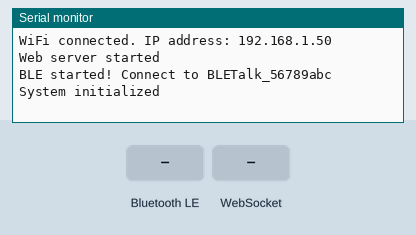
A program run on a simulated ESP32. Parts: the last lines printed to the serial monitor. The test bench sets the inputs (shaded band). WiFi joins after 1.5 s; servers stay silent unless stated; nothing arrives over Bluetooth unless stated; a phone connects over Bluetooth LE 3 s after start.

Above: at 2.7 s.
2.8 s: Bluetooth LE write "1" received
At 3.5 s:
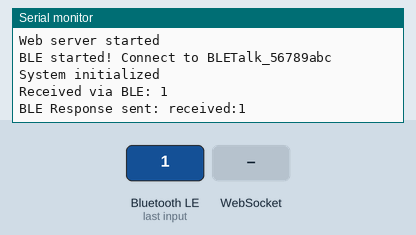
4.3 s: WebSocket text "1" received
At 4.46 s:
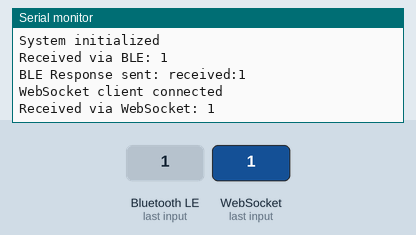
5.8 s: WebSocket text "0" received
At 7.0 s:
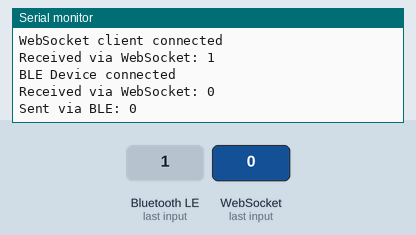

Measured:
- after the input at 2.8 s, the serial monitor: prints a new line at once (image 1)
- after the input at 4.3 s, the serial monitor: prints a new line at once (image 2)
- after the input at 5.8 s, the serial monitor: prints a new line at once (image 3)

The program:

main.cpp
```cpp
#include <Arduino.h>
#include "ble_handler.h"
#include "wifi_handler.h"

void setup()
{
  Serial.begin(115200);
  setupWiFi(); // Initialize WiFi and WebSocket server
  setupBLE();  // Initialize BLE server
  Serial.println("System initialized");
}

void loop()
{
  cleanupWebSocketClients(); // Clean up WebSocket clients
  delay(10);
}
```

ble_handler.h
```cpp
#ifndef BLE_HANDLER_H
#define BLE_HANDLER_H

#include <Arduino.h>
#include <BLEDevice.h>
#include <BLEServer.h>
#include <BLEUtils.h>
#include <BLE2902.h>

extern BLECharacteristic *pCharacteristic;
extern bool deviceConnected;

void setupBLE();
void sendBLEMessage(const String &message);

#endif
```

index_html.h
```cpp
#ifndef INDEX_HTML_H
#define INDEX_HTML_H

const char *index_html = R"rawliteral(
<!DOCTYPE html>
<html lang="en">
<head>
  <meta charset="UTF-8">
  <meta name="viewport" content="width=device-width, initial-scale=1.0">
  <title>ESP32 Chat</title>
  <style>
    :root {
      --primary-color: #007AFF;
      --background-color: #F2F2F7;
      --card-background: #FFFFFF;
      --text-color: #1C2526;
      --secondary-text: #6C757D;
    }

    * {
      margin: 0;
      padding: 0;
      box-sizing: border-box;
    }

    body {
      font-family: -apple-system, BlinkMacSystemFont, 'Segoe UI', Roboto, sans-serif;
      background-color: var(--background-color);
      color: var(--text-color);
      padding: 20px;
      display: flex;
      justify-content: center;
      align-items: center;
      min-height: 100vh;
    }

    .container {
      max-width: 600px;
      width: 100%;
      display: flex;
      flex-direction: column;
      gap: 20px;
    }

    h1 {
      font-size: 24px;
      font-weight: 600;
      text-align: center;
      color: var(--text-color);
    }

    #chatBox {
      background-color: var(--card-background);
      border-radius: 12px;
      box-shadow: 0 4px 12px rgba(0, 0, 0, 0.1);
      height: 400px;
      overflow-y: auto;
      padding: 15px;
      display: flex;
      flex-direction: column;
      gap: 10px;
    }

    .message {
      padding: 10px 15px;
      border-radius: 12px;
      max-width: 80%;
      line-height: 1.4;
      animation: slideIn 0.3s ease-out;
    }

    .message.web {
      background-color: var(--primary-color);
      color: white;
      align-self: flex-end;
      margin-left: auto;
    }

    .message.ble {
      background-color: #E5E5EA;
      color: var(--text-color);
      align-self: flex-start;
    }

    .input-container {
      display: flex;
      gap: 10px;
      background-color: var(--card-background);
      padding: 10px;
      border-radius: 12px;
      box-shadow: 0 2px 8px rgba(0, 0, 0, 0.1);
    }

    #messageInput {
      flex: 1;
      padding: 10px;
      border: none;
      border-radius: 8px;
      background-color: #F2F2F7;
      font-size: 16px;
      outline: none;
    }

    button {
      padding: 10px 20px;
      background-color: var(--primary-color);
      color: white;
      border: none;
      border-radius: 8px;
      font-size: 16px;
      font-weight: 500;
      cursor: pointer;
      transition: background-color 0.2s;
    }

    button:hover {
      background-color: #005BBB;
    }

    @keyframes slideIn {
      from {
        opacity: 0;
        transform: translateY(10px);
      }
      to {
        opacity: 1;
        transform: translateY(0);
      }
    }

    @media (max-width: 480px) {
      body {
        padding: 10px;
      }

      h1 {
        font-size: 20px;
      }

      #chatBox {
        height: 300px;
      }

      .input-container {
        flex-direction: column;
      }

      button {
        width: 100%;
      }
    }
  </style>
</head>
<body>
  <div class="container">
    <h1>ESP32 BLE & Web Chat</h1>
    <div id="chatBox"></div>
    <div class="input-container">
      <input type="text" id="messageInput" placeholder="Type a message...">
      <button onclick="sendMessage()">Send</button>
    </div>
  </div>
  <script>
    const ws = new WebSocket('ws://' + window.location.hostname + '/ws');
    const chatBox = document.getElementById('chatBox');
    const messageInput = document.getElementById('messageInput');

    ws.onmessage = function(event) {
      const message = document.createElement('div');
      message.textContent = event.data;
      message.className = 'message ' + (event.data.startsWith('Web: ') ? 'web' : 'ble');
      chatBox.appendChild(message);
      chatBox.scrollTop = chatBox.scrollHeight;
    };

    function sendMessage() {
      const message = messageInput.value.trim();
      if (message) {
        ws.send(message);
        messageInput.value = '';
      }
    }

    messageInput.addEventListener('keypress', function(e) {
      if (e.key === 'Enter') {
        sendMessage();
      }
    });
  </script>
</body>
</html>
)rawliteral";

#endif
```

wifi_handler.h
```cpp
#ifndef WIFI_HANDLER_H
#define WIFI_HANDLER_H

#include <Arduino.h>
#include <WiFiManager.h>
#include <AsyncTCP.h>
#include <ESPAsyncWebServer.h>

void setupWiFi();
void sendWebSocketMessage(const String &message);
void cleanupWebSocketClients();

#endif
```

ble_handler.cpp
```cpp
#include "ble_handler.h"
#include "wifi_handler.h"

#define SERVICE_UUID "4fafc201-1fb5-459e-8fcc-c5c9c331914b"
#define CHARACTERISTIC_UUID "beb5483e-36e1-4688-b7f5-ea07361b26a8"

String deviceName = "BLETalk";
BLEServer *pServer = NULL;
BLECharacteristic *pCharacteristic = NULL;
bool deviceConnected = false;

class MyServerCallbacks : public BLEServerCallbacks
{
    void onConnect(BLEServer *pServer)
    {
        deviceConnected = true;
        Serial.println("BLE Device connected");
    }

    void onDisconnect(BLEServer *pServer)
    {
        deviceConnected = false;
        Serial.println("BLE Device disconnected");
        BLEDevice::startAdvertising();
    }
};

class MyCharacteristicCallbacks : public BLECharacteristicCallbacks
{
    void onWrite(BLECharacteristic *pCharacteristic)
    {
        std::string value = pCharacteristic->getValue();
        if (value.length() > 0)
        {
            String message = String(value.c_str());
            Serial.println("Received via BLE: " + message);
            sendWebSocketMessage("BLE: " + message); // Forward to WebSocket
            String response = "received:" + message;
            pCharacteristic->setValue(response.c_str());
            pCharacteristic->notify();
            Serial.println("BLE Response sent: " + response);
        }
    }
};

void setupBLE()
{
    uint64_t chipMac = ESP.getEfuseMac();
    uint32_t chipId = (uint32_t)(chipMac & 0xFFFFFFFF);
    deviceName = deviceName + String("_") + String(chipId, HEX);
    BLEDevice::init(deviceName.c_str());
    pServer = BLEDevice::createServer();
    pServer->setCallbacks(new MyServerCallbacks());
    BLEService *pService = pServer->createService(SERVICE_UUID);
    pCharacteristic = pService->createCharacteristic(
        CHARACTERISTIC_UUID,
        BLECharacteristic::PROPERTY_READ |
            BLECharacteristic::PROPERTY_WRITE |
            BLECharacteristic::PROPERTY_NOTIFY);
    pCharacteristic->setCallbacks(new MyCharacteristicCallbacks());
    pCharacteristic->addDescriptor(new BLE2902());
    pService->start();
    BLEAdvertising *pAdvertising = BLEDevice::getAdvertising();
    pAdvertising->addServiceUUID(SERVICE_UUID);
    pAdvertising->setScanResponse(true);
    pAdvertising->setMinPreferred(0x06);
    BLEDevice::startAdvertising();
    Serial.println("BLE started! Connect to " + deviceName);
}

void sendBLEMessage(const String &message)
{
    if (deviceConnected)
    {
        pCharacteristic->setValue(message.c_str());
        pCharacteristic->notify();
        Serial.println("Sent via BLE: " + message);
    }
}
```

wifi_handler.cpp
```cpp
#include "wifi_handler.h"
#include "index_html.h"
#include "ble_handler.h"

AsyncWebServer server(80);
AsyncWebSocket ws("/ws");

void onWebSocketEvent(AsyncWebSocket *server, AsyncWebSocketClient *client, AwsEventType type, void *arg, uint8_t *data, size_t len)
{
    if (type == WS_EVT_CONNECT)
    {
        Serial.println("WebSocket client connected");
    }
    else if (type == WS_EVT_DISCONNECT)
    {
        Serial.println("WebSocket client disconnected");
    }
    else if (type == WS_EVT_DATA)
    {
        AwsFrameInfo *info = (AwsFrameInfo *)arg;
        if (info->final && info->index == 0 && info->len == len && info->opcode == WS_TEXT)
        {
            data[len] = 0;
            String message = String((char *)data);
            Serial.println("Received via WebSocket: " + message);
            sendBLEMessage(message);       // Forward to BLE
            ws.textAll("Web: " + message); // Broadcast to WebSocket clients
        }
    }
}

void setupWiFi()
{
    WiFiManager wifiManager;
    wifiManager.setTimeout(180);
    if (!wifiManager.autoConnect("BLETalk_ESP32"))
    {
        Serial.println("Failed to connect to WiFi, restarting...");
        ESP.restart();
    }
    Serial.println("WiFi connected. IP address: " + WiFi.localIP().toString());

    ws.onEvent(onWebSocketEvent);
    server.addHandler(&ws);

    server.on("/", HTTP_GET, [](AsyncWebServerRequest *request)
              { request->send_P(200, "text/html", index_html); });

    server.begin();
    Serial.println("Web server started");
}

void sendWebSocketMessage(const String &message)
{
    ws.textAll(message);
}

void cleanupWebSocketClients()
{
    ws.cleanupClients();
}
```
